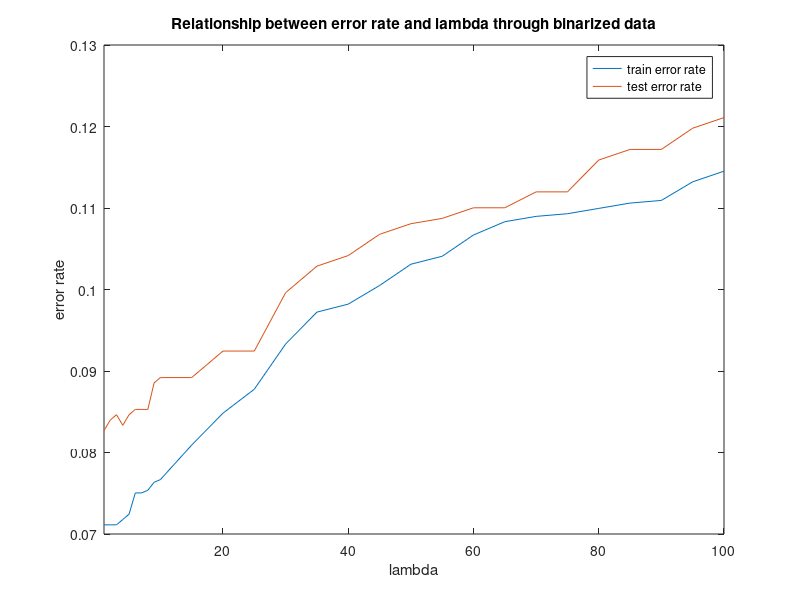

This figure's MATLAB source:
clear all
clc
load('spamData');
%binarize data from Xtrain to XbinomialTrain      
XbinomialTrain = Xtrain;
XbinomialTrain(Xtrain ~= 0) = 1;
XbinomialTrain(Xtrain == 0) = 0;
%insert one volume to the original XbinomialTrain
Xtrain_first = ones(3065,1);
%binarize data from Xtest to XbinomialTest
XbinomialTest = Xtest;
XbinomialTest(Xtest ~= 0) = 1;
XbinomialTest(Xtest == 0) = 0;
%insert one volume to the original XbinomialTest
Xtest_first = ones(1536,1);
%generate a 57*57 unit matrix to match the equation's matrix dimension
I = eye(57);
for lambda = [1:1:10,15:5:100]  %change lambda according to the CA1 requirement.
     if(lambda <= 10)
     i = lambda;
    else
        i = 8+lambda/5;
    end
    W0_first = 0;   %initate the first feature element to be 0
    mu_first = 1./(1+exp(-W0_first*Xtrain_first));  %using formula to iterate the first feature element (bias) for the first time
    S_first = diag(mu_first.*(1-mu_first));
    g_first = Xtrain_first'*(mu_first - ytrain);    %note: don't apply lambda to the bias
    H_first = Xtrain_first'*S_first*Xtrain_first;
    b = W0_first;   %store the previous W0_first element
    W0_first=b-inv(H_first)*g_first;    %iterate

    Wk = zeros(57,1);   %initate the first Wk from 1 to D(57) dimensions to be 0
    mu = 1./(1+exp(-Wk'*XbinomialTrain'));
    S = diag(mu.*(1-mu));
    g_reg = XbinomialTrain'*(mu' - ytrain) + lambda*Wk;  %apply lambda to iterate 
    H_reg = XbinomialTrain'*S*XbinomialTrain + lambda* I;
    a = Wk; %store the previous Wk
    Wk = a - inv(H_reg)*g_reg;    %iterate

    while(max(abs(W0_first-b)>0.01))    %set a theshold 0.01 to detect the last W0 in the iteration
    mu_first = 1./(1+exp(-W0_first*Xtrain_first));  %iterate without using lambda
    S_first = diag(mu_first.*(1-mu_first));
    g_first = Xtrain_first'*(mu_first - ytrain);
    H_first = Xtrain_first'*S_first*Xtrain_first;
    b = W0_first;
    W0_first=b-inv(H_first)*g_first;
    end

    while(max(abs(Wk-a)>0.01))  %set a theshold 0.01 to detect the last Wk in the iteration
    mu = 1./(1+exp(-Wk'*XbinomialTrain'));   %iterate using lambda
    S = diag(mu.*(1-mu));
    g_reg = XbinomialTrain'*(mu' - ytrain) + lambda*Wk;
    H_reg = XbinomialTrain'*S*XbinomialTrain + lambda* I;
    a = Wk;
    Wk = a - inv(H_reg)*g_reg;
    end
    %calculate train error rate 
    result_train = W0_first*Xtrain_first'+Wk'* XbinomialTrain';  %calculate log(P(Y=1|Xj)/P(Y=0|Xj))
    yactual_train(result_train > 0) = 1;    %classify 
    yactual_train(result_train <= 0) = 0;

    L_train = yactual_train' - ytrain;  %compare two ytrain matrices and count the different number
    train_error_count = 3065-sum(~L_train(:))+1;
    train_error_rate(i) = train_error_count/3065;

    %calculate test error rate 
    result_test = W0_first*Xtest_first'+Wk'* XbinomialTest';
    yactual_test(result_test > 0) = 1;
    yactual_test(result_test <= 0) = 0;

    L_test = yactual_test' - ytest;
    test_error_count = 1536-sum(~L_test(:))+1;
    test_error_rate(i) = test_error_count/1536;
end
%plot error rate with different lambda
plot([1:1:10,15:5:100],train_error_rate(1:28));
hold on
plot([1:1:10,15:5:100],test_error_rate(1:28));
axis([1 100 0.07 0.13])
title('Relationship between error rate and lambda through binarized data');
xlabel('lambda');
ylabel('error rate');
legend('train error rate','test error rate');
